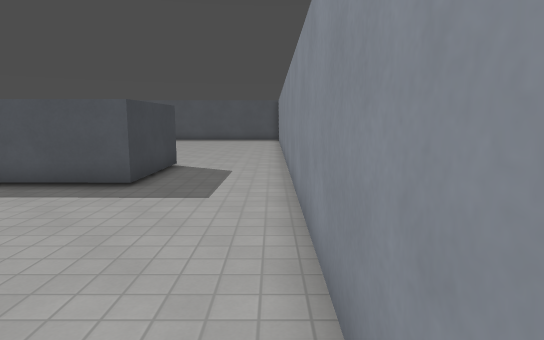
View 1 (above)

14 first-person views from a walk through a level from a Godot 3-D game. The camera is 1.5 m above the floor, tilts 8° down and sees 75° across. The floor is counted in squares, 1 m on a side. Each view is taken from the middle of a square. On the plan, view 1 faces up. The plan holds only what a view shows up to about 16 squares ahead; the rest is blank. The place goes on beyond the plan. Characters and animated objects are left out. Surface patterns are stand-ins for the level's own textures.

View 2
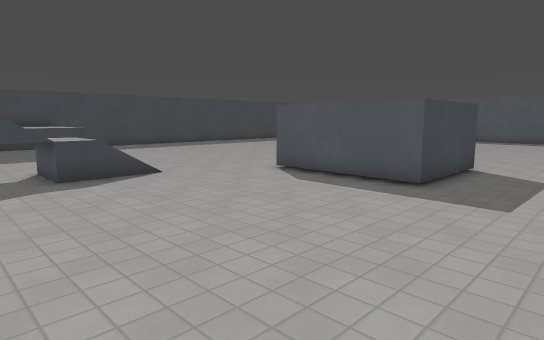

View 3
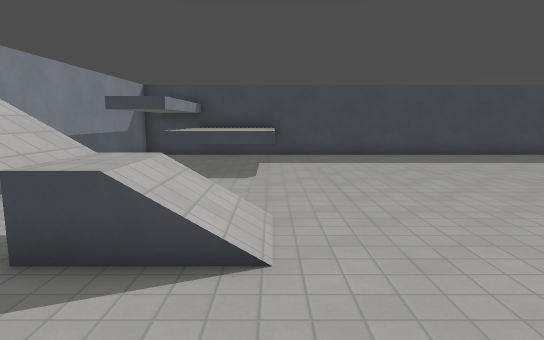

View 4
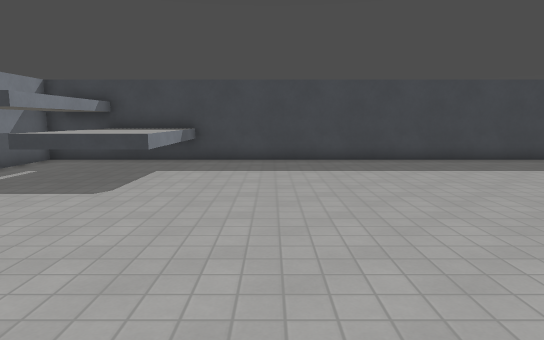

View 5
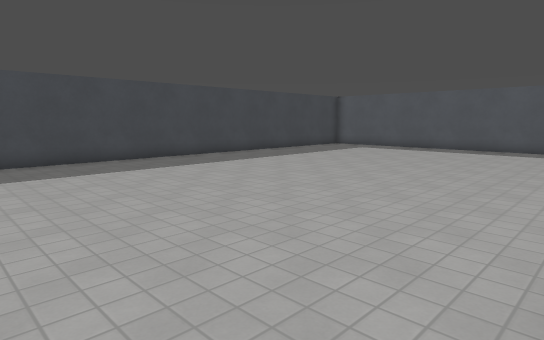

View 6
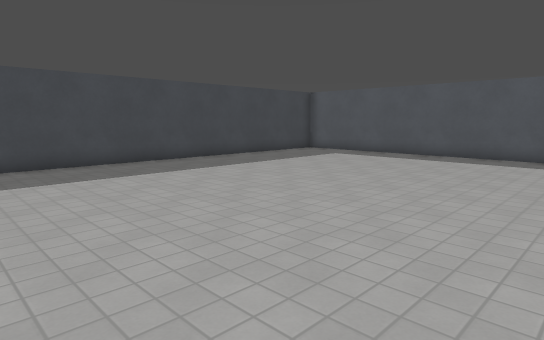

View 7
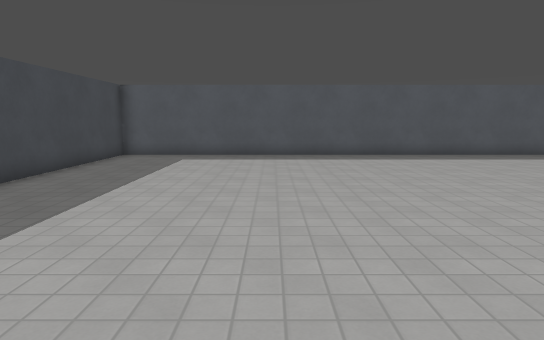

View 8
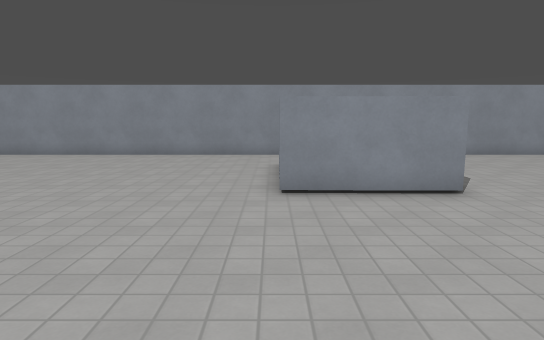

View 9
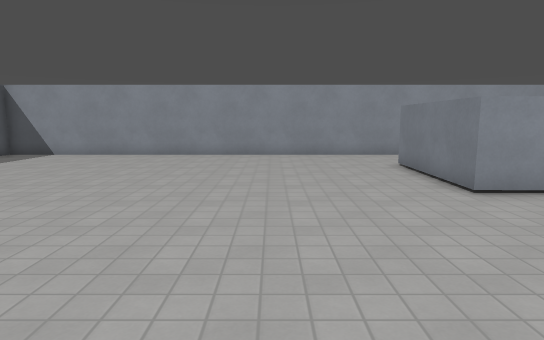

View 10
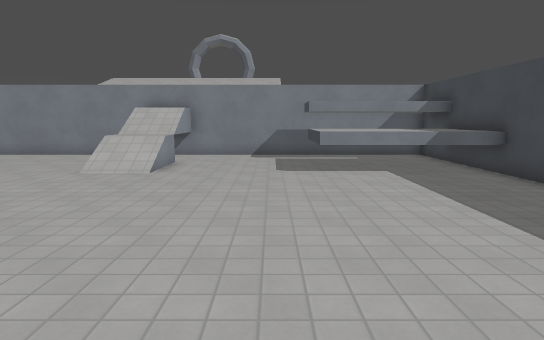

View 11
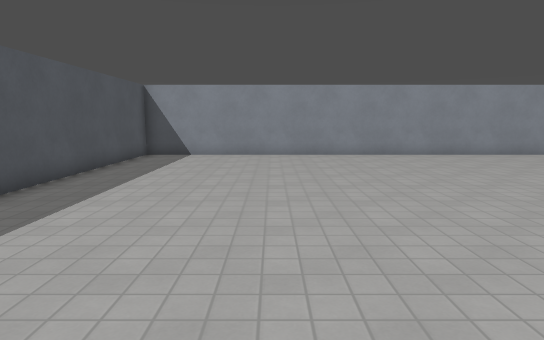

View 12
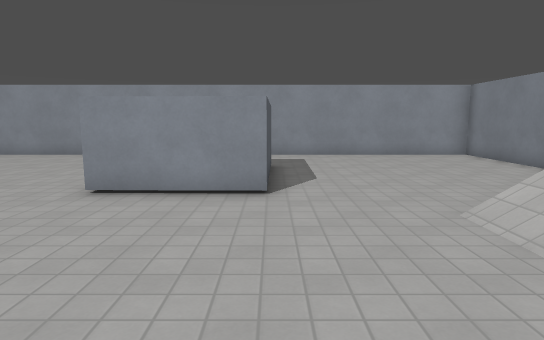

View 13
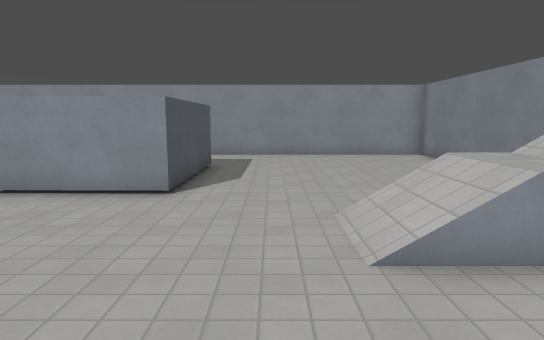

View 14
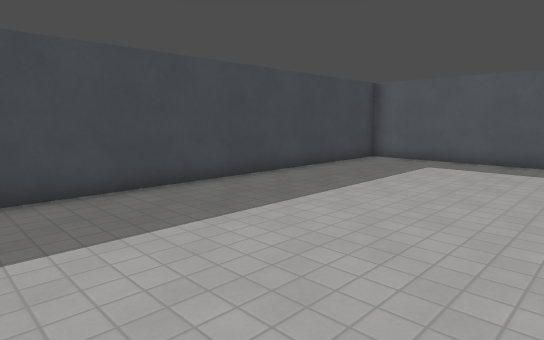

### Floor plan
Key: @ floor where view 1 was taken; # wall or solid block; . floor; / step, stairs or slope; ^ raised ledge.
Columns run from 22 left of view 1 to 1 right of it. Each row starts with its distance up from view 1.
 28 ########################
 27 #......................#
 26 #......................#
 25 #......................#
 24 #......................#
 23 #......................#
 22 #......................#
 21 #......................#
 20 #......................#
 19 #......................#
 18 #......................#
 17 #......................#
 16 #......................#
 15 #......................#
 14 #......................#
 13 #......................#
 12 #..............####....#
 11 #.............##  ##...#
 10 #.............#    #...#
  9 #.............##   #...#
  8 #..............#####...#
  7 #......................#
  6 #......................#
  5 #^^^^^.....//..........#
  4 ^^^^^^.....//..........#
  3 ^^^^^^.....//..........#
  2 #^^^^^.....//..........#
  1 #..........//..........#
  0 #..........    .......@#
 -1 ###########^^###########

Positions as (right, up) in squares from view 1, and headings:
1: (0, 0), facing up
2: (0, 0), facing up-left
3: (-6, 5), facing left
4: (-8, 8), facing left
5: (-8, 8), facing up-left
6: (-9, 12), facing up-left
7: (-15, 12), facing up
8: (-15, 12), facing right
9: (-15, 16), facing right
10: (-15, 15), facing down
11: (-15, 22), facing right
12: (-15, 8), facing right
13: (-15, 6), facing right
14: (-14, 14), facing up-left
